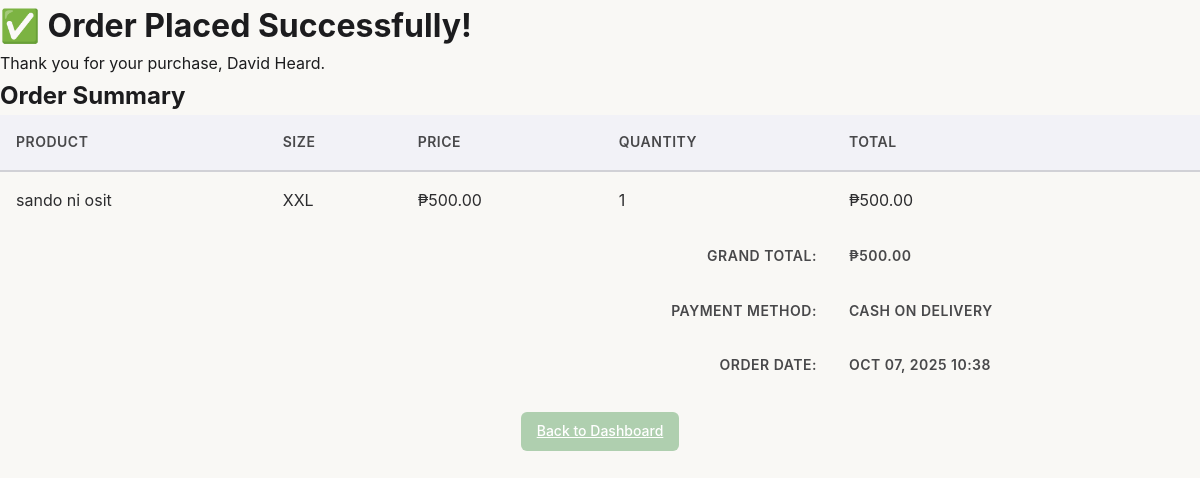
The page /order_success.php (signed in) on the database as committed earlier.
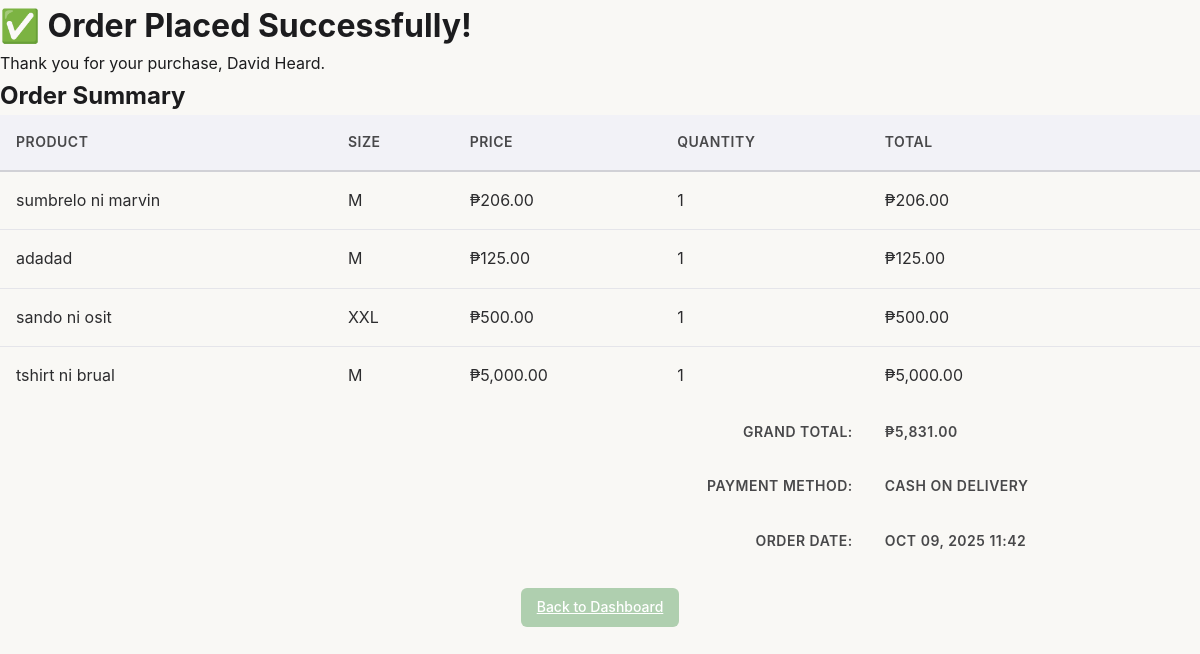
The same page on the database as committed later.
### tables this page shows
CREATE TABLE `order_items` (
  `id` int(11) NOT NULL,
  `order_id` int(11) NOT NULL,
  `product_id` int(11) NOT NULL,
  `quantity` int(11) NOT NULL,
  `price` decimal(10,2) NOT NULL
);

CREATE TABLE `inventory` (
  `id` int(11) NOT NULL,
  `name` varchar(255) NOT NULL,
  `image` varchar(255) NOT NULL,
  `category` varchar(255) NOT NULL,
  `size` varchar(3) NOT NULL,
  `price` int(12) NOT NULL
);

CREATE TABLE `orders` (
  `id` int(11) NOT NULL,
  `user_id` int(11) NOT NULL,
  `total_amount` decimal(10,2) NOT NULL,
  `order_date` timestamp NOT NULL DEFAULT current_timestamp(),
  `status` varchar(50) NOT NULL DEFAULT 'Pending',
  `payment_method` varchar(50) NOT NULL DEFAULT 'Cash on Delivery'
);

### order_success.php (the view, shortened to what this page needs)
<?php
include("db.php");
$user_id = $_SESSION['user_id'];
$orderStmt = $conn->prepare("SELECT * FROM orders WHERE user_id=? ORDER BY order_date DESC LIMIT 1");
$orderStmt->bind_param("i", $user_id);
$orderStmt->execute();
$orderResult = $orderStmt->get_result();
$order = $orderResult->fetch_assoc();
$itemsStmt = $conn->prepare("
    SELECT i.name, i.size, i.price, oi.quantity
    FROM order_items oi
    JOIN inventory i ON oi.product_id = i.id
    WHERE oi.order_id=?
");
$itemsStmt->bind_param("i", $order['id']);
$itemsStmt->execute();
$itemsResult = $itemsStmt->get_result();
$items = [];
while ($row = $itemsResult->fetch_assoc()) {
    $items[] = $row;
}
?>
<!DOCTYPE html>
<html lang="en">
<head>
<link rel="stylesheet" href="user.css">
</head>
<body>
<div class="container">
    <h1>✅ Order Placed Successfully!</h1>
    <p>Thank you for your purchase, <?= htmlspecialchars($_SESSION['full_name']) ?>.</p>
    <h2>Order Summary</h2>
    <table class="data-table">
        <thead>
            <tr>
                <th>Product</th>
                <th>Size</th>
                <th>Price</th>
                <th>Quantity</th>
                <th>Total</th>
            </tr>
        </thead>
        <tbody>
        <?php foreach ($items as $item): ?>
            <tr>
                <td><?= htmlspecialchars($item['name']) ?></td>
                <td><?= htmlspecialchars($item['size']) ?></td>
                <td>₱<?= number_format($item['price'], 2) ?></td>
                <td><?= $item['quantity'] ?></td>
                <td>₱<?= number_format($item['price'] * $item['quantity'], 2) ?></td>
            </tr>
        <?php endforeach; ?>
        </tbody>
        <tfoot>
            <tr>
                <th colspan="4" style="text-align:right;">Grand Total:</th>
                <th>₱<?= number_format($order['total_amount'], 2) ?></th>
            </tr>
            <tr>
                <th colspan="4" style="text-align:right;">Payment Method:</th>
                <th><?= htmlspecialchars($order['payment_method'] ?? 'Cash on Delivery') ?></th>
            </tr>
            <tr>
                <th colspan="4" style="text-align:right;">Order Date:</th>
                <th><?= date("M d, Y H:i", strtotime($order['order_date'])) ?></th>
            </tr>
        </tfoot>
    </table>
    <div style="margin-top:20px; text-align:center;">
        <a href="userDashboard.php" class="btn btn-primary">Back to Dashboard</a>
    </div>
</div>
</body>
</html>

### user.css (style rules this page uses)
:root { --sage: 120 25% 75%; --background: 35 25% 97%; --foreground: 25 20% 15%; --primary-color: #008cff; --primary-hover: #0051d5; --secondary-color: #5856d6; --success-color: #34c759; --warning-color: #ff9500; --danger-color: #ff3b30; --dark: #1c1c1e; --gray-900: #2c2c2e; --gray-800: #3a3a3c; --gray-700: #48484a; --gray-600: #636366; --gray-500: #8e8e93; --gray-400: #aeaeb2; --gray-300: #c7c7cc; --gray-200: #d1d1d6; --gray-100: #e5e5ea; --gray-50: #f2f2f7; --white: #ffffff; --button-font-size: 16px; --button-padding-y: 0.625rem; --button-padding-x: 1rem; --button-radius: var(--radius-md); --spacing-xs: 4px; --spacing-sm: 8px; --spacing-md: 16px; --spacing-lg: 24px; --spacing-xl: 32px; --spacing-2xl: 48px; --spacing-3xl: 64px; --font-family: -apple-system, BlinkMacSystemFont, "Segoe UI", Roboto, Oxygen, Ubuntu, sans-serif; --font-size-xs: 12px; --font-size-sm: 14px; --font-size-base: 16px; --font-size-lg: 18px; --font-size-xl: 20px; --font-size-2xl: 24px; --font-size-3xl: 32px; --font-size-4xl: 40px; --radius-sm: 6px; --radius-md: 10px; --radius-lg: 16px; --radius-xl: 20px; --radius-full: 9999px; --shadow-sm: 0 1px 3px rgba(0, 0, 0, 0.12), 0 1px 2px rgba(0, 0, 0, 0.06); --shadow-md: 0 4px 6px rgba(0, 0, 0, 0.07), 0 2px 4px rgba(0, 0, 0, 0.05); --shadow-lg: 0 10px 25px rgba(0, 0, 0, 0.1), 0 6px 10px rgba(0, 0, 0, 0.05); --shadow-xl: 0 20px 40px rgba(0, 0, 0, 0.15); --transition-fast: 150ms cubic-bezier(0.4, 0, 0.2, 1); --transition-base: 250ms cubic-bezier(0.4, 0, 0.2, 1); --transition-slow: 350ms cubic-bezier(0.4, 0, 0.2, 1); }
* { margin: 0; padding: 0; box-sizing: border-box; }
body { font-family: var(--font-family); font-size: var(--font-size-base); line-height: 1.6; color: var(--dark); background: hsl(var(--background)); min-height: 100vh; overflow-x: hidden; }
.data-table { width: 100%; border-collapse: collapse; }
.data-table thead { background: var(--gray-50); border-bottom: 2px solid var(--gray-200); }
.data-table th { padding: var(--spacing-md); text-align: left; font-weight: 600; color: var(--gray-700); font-size: var(--font-size-sm); text-transform: uppercase; letter-spacing: 0.5px; }
.data-table td { padding: var(--spacing-md); border-bottom: 1px solid var(--gray-100); color: var(--gray-900); }
.data-table tbody tr { transition: all var(--transition-fast); }
.data-table tbody tr:last-child td { border-bottom: none; }
.btn { padding: var(--spacing-sm) var(--spacing-md); border: none; border-radius: var(--radius-sm); font-size: var(--font-size-sm); font-weight: 500; cursor: pointer; transition: all var(--transition-base); display: inline-flex; align-items: center; gap: var(--spacing-xs); }
.btn-primary { background: linear-gradient( 135deg, var(--primary-color), var(--secondary-color) ); color: var(--white); }
.data-table { width: 100%; min-width: 600px; border-collapse: collapse; }
.btn-primary { background: hsl(var(--sage)); color: var(--white); }

Rows that differ between the two databases and show on the page:
no longer on this page (row unchanged): orders: total_amount "500.00", payment_method "CASH ON DELIVERY", order_date "OCT 07, 2025 10:38"
added order_items: product.name "sumbrelo ni marvin", product.size "M", product.price "206.00", quantity "1", $item['price'] * $item['quantity'] "206.00"
added order_items: product.name "adadad", product.size "M", product.price "125.00", quantity "1", $item['price'] * $item['quantity'] "125.00"
added order_items: product.name "tshirt ni brual", product.size "M", product.price "5,000.00", quantity "1", $item['price'] * $item['quantity'] "5,000.00"
added orders: total_amount "5,831.00", payment_method "CASH ON DELIVERY", order_date "OCT 09, 2025 11:42"
